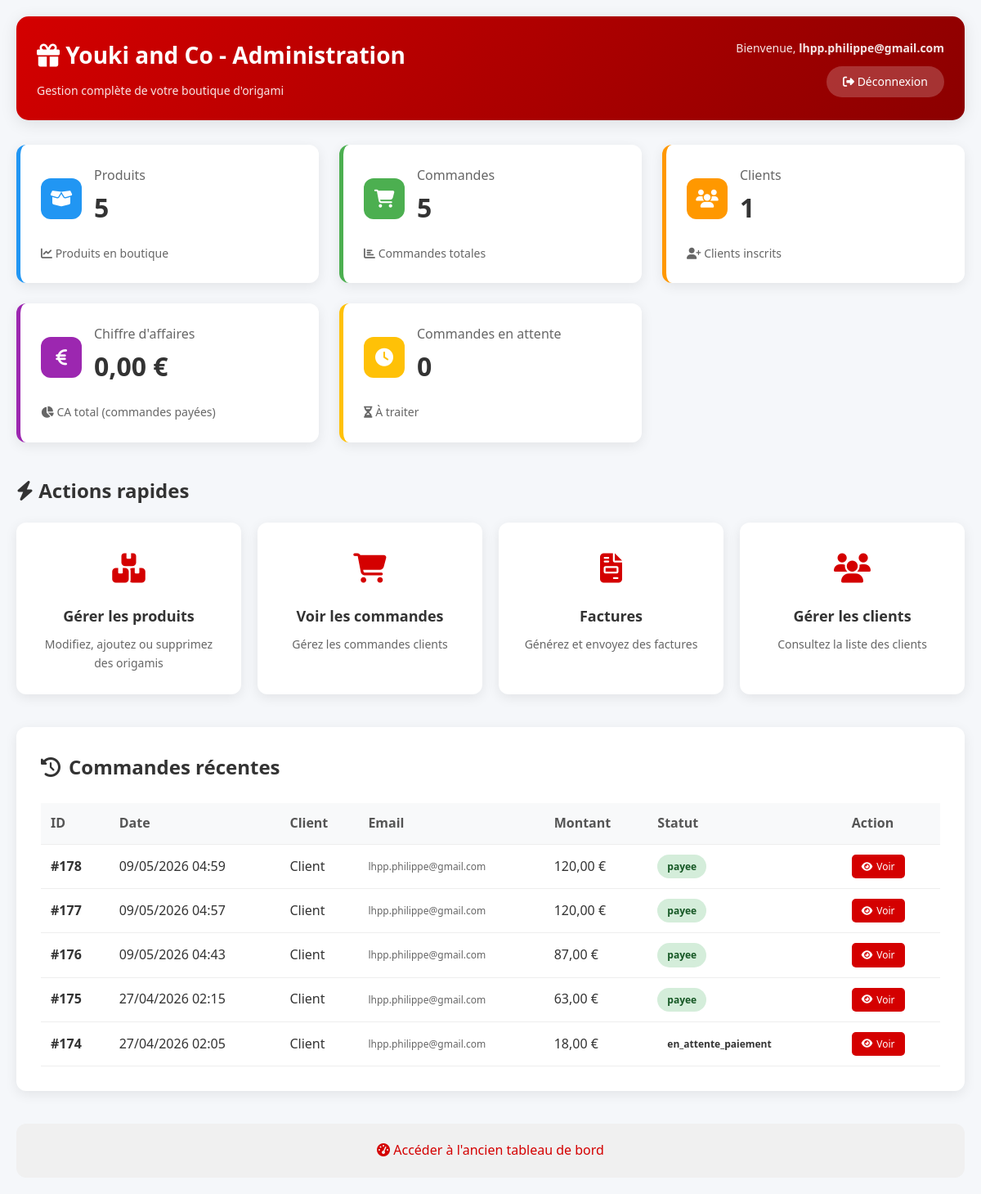
/dashboard.php (signed in), run on an earlier commit of the app's database.
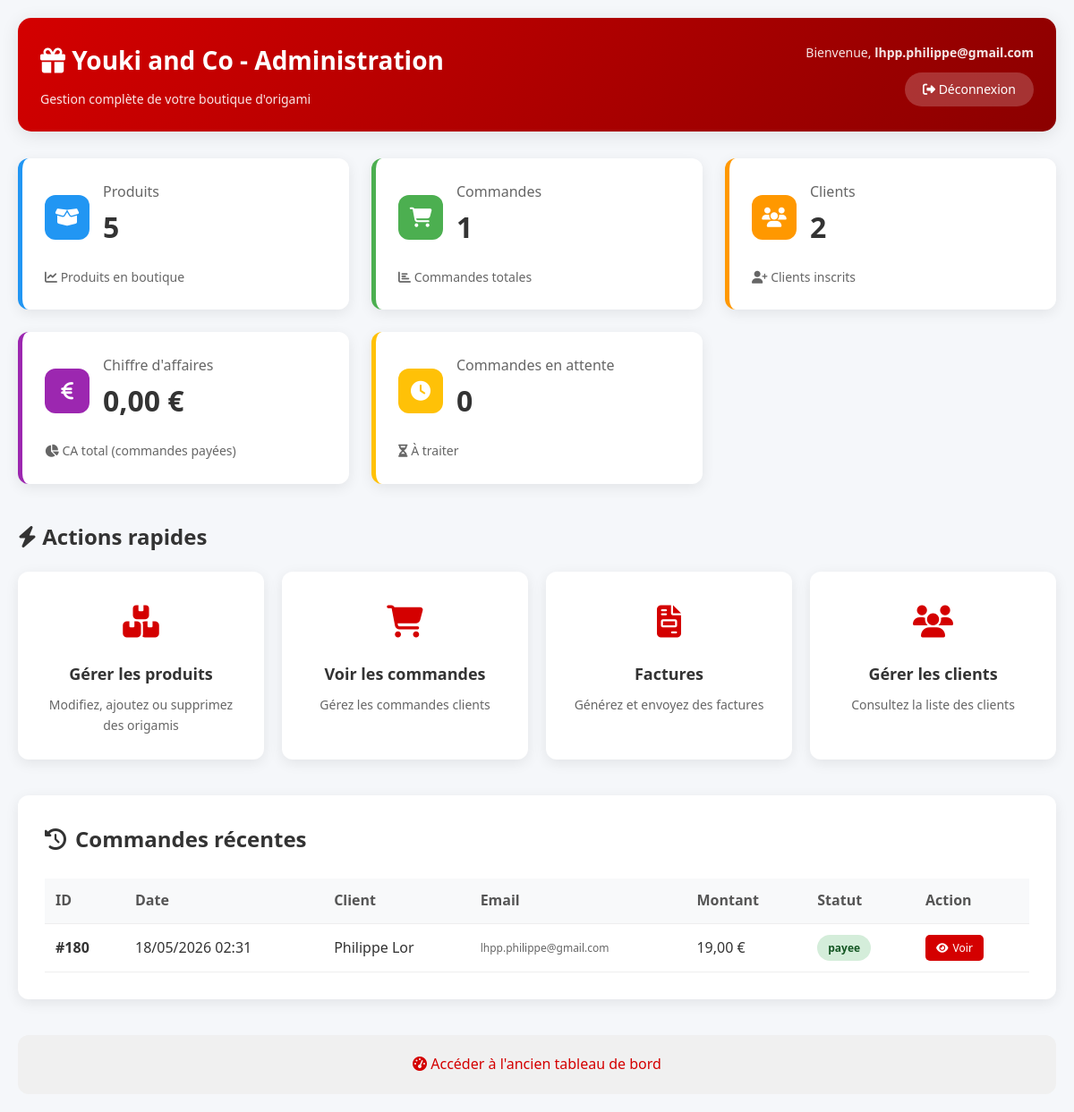
And on a later commit of the database.
### tables this page shows
CREATE TABLE `Commande` (
  `idCommande` bigint NOT NULL,
  `idClient` bigint NOT NULL,
  `idAdresseLivraison` bigint NOT NULL,
  `idAdresseFacturation` bigint DEFAULT NULL,
  `dateCommande` datetime NOT NULL,
  `modeReglement` varchar(200) NOT NULL DEFAULT 'CB',
  `delaiLivraison` date NOT NULL,
  `fraisDePort` double NOT NULL,
  `montantTotal` double NOT NULL,
  `statut` varchar(20) NOT NULL DEFAULT 'en_attente',
  `statut_paiement` enum('en_attente','payee','echec','annulee','rembourse') DEFAULT 'en_attente',
  `idPaiement` int DEFAULT NULL
);

CREATE TABLE `Client` (
  `idClient` bigint NOT NULL,
  `email` varchar(50) NOT NULL,
  `motDePasse` varchar(1000) DEFAULT NULL,
  `nom` varchar(50) NOT NULL,
  `prenom` varchar(50) NOT NULL,
  `telephone` varchar(20) DEFAULT NULL,
  `email_confirme` tinyint(1) DEFAULT '0',
  `token_confirmation` varchar(64) DEFAULT NULL,
  `token_expires` datetime DEFAULT NULL,
  `type` enum('temporaire','permanent') DEFAULT 'temporaire',
  `date_creation` datetime DEFAULT CURRENT_TIMESTAMP,
  `session_id` varchar(128) DEFAULT NULL
);

### dashboard.php (the view, shortened to what the changed rows need)
<?php
require_once 'config.php';
try {
    $pdo = new PDO("mysql:host=$host;dbname=$dbname;charset=utf8", $username, $password);
    $pdo->setAttribute(PDO::ATTR_ERRMODE, PDO::ERRMODE_EXCEPTION);
    $sql = "SELECT COUNT(*) as total_commandes FROM Commande";
    $stmt = $pdo->prepare($sql);
    $stmt->execute();
    $total_commandes = $stmt->fetch(PDO::FETCH_ASSOC)['total_commandes'];
    $sql = "SELECT COUNT(*) as total_clients FROM Client WHERE type = 'permanent'";
    $stmt = $pdo->prepare($sql);
    $stmt->execute();
    $total_clients = $stmt->fetch(PDO::FETCH_ASSOC)['total_clients'];
    $sql = "SELECT c.idCommande, c.dateCommande, c.montantTotal, c.statut,
                   cl.nom, cl.prenom, cl.email
            FROM Commande c
            JOIN Client cl ON c.idClient = cl.idClient
            ORDER BY c.dateCommande DESC
            LIMIT 10";
    $stmt = $pdo->prepare($sql);
    $stmt->execute();
    $commandes_recentes = $stmt->fetchAll(PDO::FETCH_ASSOC);
} catch(PDOException $e) {
    $error_stats = "Erreur lors du chargement des statistiques: " . $e->getMessage();
}
?>
<!DOCTYPE html>
<html lang="fr">
<head>
    <link rel="stylesheet" href="https://cdnjs.cloudflare.com/ajax/libs/font-awesome/6.4.0/css/all.min.css">
</head>
<body>
    <div class="container">
        <div class="header">
            <div class="header-content">
                <div>
                    <h1><i class="fas fa-gift"></i> Youki and Co - Administration</h1>
                </div>
            </div>
        </div>
        <div class="stats-grid">
            <div class="stat-card orders">
                <div class="stat-header">
                    <div>
                        <div class="stat-title">Commandes</div>
                        <div class="stat-value"><?php echo number_format($total_commandes ?? 0); ?></div>
                    </div>
                </div>
            </div>
            <div class="stat-card clients">
                <div class="stat-header">
                    <div>
                        <div class="stat-title">Clients</div>
                        <div class="stat-value"><?php echo number_format($total_clients ?? 0); ?></div>
                    </div>
                </div>
            </div>
        </div>
        <div class="quick-actions">
            <h2><i class="fas fa-bolt"></i> Actions rapides</h2>
        </div>
        <?php if (!empty($commandes_recentes)): ?>
        <div class="recent-orders">
            <h2><i class="fas fa-history"></i> Commandes récentes</h2>
            <div class="table-wrapper">
                <table class="orders-table">
                    <thead>
                        <tr>
                            <th>ID</th>
                            <th>Date</th>
                            <th>Client</th>
                            <th>Email</th>
                            <th>Montant</th>
                            <th>Statut</th>
                            <th>Action</th>
                        </tr>
                    </thead>
                    <tbody>
                        <?php foreach ($commandes_recentes as $commande): ?>
                        <tr>
                            <td><strong>#<?php echo $commande['idCommande']; ?></strong></td>
                            <td><?php echo date('d/m/Y H:i', strtotime($commande['dateCommande'])); ?></td>
                            <td><?php echo htmlspecialchars($commande['prenom'] . ' ' . $commande['nom']); ?></td>
                            <td style="font-size: 12px; color: #666;"><?php echo htmlspecialchars($commande['email']); ?></td>
                            <td><?php echo number_format($commande['montantTotal'], 2, ',', ' '); ?> €</td>
                            <td>
                                <span class="status-badge status-<?php echo $commande['statut']; ?>">
                                    <?php echo $commande['statut']; ?>
                                </span>
                            </td>
                            <td>
                                <a href="admin_commande_detail.php?id=<?php echo $commande['idCommande']; ?>" class="btn-view">
                                    <i class="fas fa-eye"></i> Voir
                                </a>
                            </td>
                        </tr>
                        <?php endforeach; ?>
                    </tbody>
                </table>
            </div>
        </div>
        <?php endif; ?>
    </div>
</body>
</html>

What changed in the data, as far as the page shows it:
removed commande: idCommande "178", dateCommande "09/05/2026 04:59", idClient.nom "Client", idClient.email "lhpp.philippe@gmail.com", montantTotal "120,00", statut "payee"
removed commande: idCommande "177", dateCommande "09/05/2026 04:57", idClient.nom "Client", idClient.email "lhpp.philippe@gmail.com", montantTotal "120,00", statut "payee"
removed commande: idCommande "176", dateCommande "09/05/2026 04:43", idClient.nom "Client", idClient.email "lhpp.philippe@gmail.com", montantTotal "87,00", statut "payee"
removed commande: idCommande "175", dateCommande "27/04/2026 02:15", idClient.nom "Client", idClient.email "lhpp.philippe@gmail.com", montantTotal "63,00", statut "payee"
removed commande: idCommande "174", dateCommande "27/04/2026 02:05", idClient.nom "Client", idClient.email "lhpp.philippe@gmail.com", montantTotal "18,00", statut "en_attente_paiement"
added commande: idCommande "180", dateCommande "18/05/2026 02:31", idClient.nom "Philippe Lor", idClient.email "lhpp.philippe@gmail.com", montantTotal "19,00", statut "payee"
Also different on the page:
$total_commandes: "5" → "1"
$total_clients: "1" → "2"
